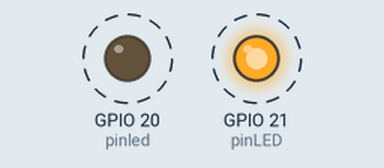
Recording of a program running on a simulated Raspberry Pi (BCM pin numbers). Shown: output pins drawn as LEDs (lit = HIGH). Dashed ring = blinking.

Above: at 0.1 s.
Timing chart, 0 to 3.0 s (numbered marks = the images above):
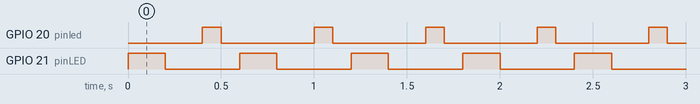

The program:

twocontro.py
```python
# 兩個ＬＥＤ兩的按鍵
import RPi.GPIO as GPIO
import time
pinLED = 21
pinled = 20

GPIO.setmode(GPIO.BCM)
GPIO.setup(pinLED,GPIO.OUT)
GPIO.setup(pinled,GPIO.OUT)
GPIO.output(pinLED,0)
GPIO.output(pinled,0)

try:
    while True:
        GPIO.output(pinLED,1)
        time.sleep(0.2)
        GPIO.output(pinLED,0)
        time.sleep(0.2)
        GPIO.output(pinled,1)
        time.sleep(0.1)
        GPIO.output(pinled,0)
        time.sleep(0.1)
except KeyboardInterrupt:
    pass
GPIO.cleanup()
```

Measured:
- by itself, GPIO 20 (pinled): alternates HIGH for 0.10 s and LOW for 0.50 s
- by itself, GPIO 21 (pinLED): alternates HIGH for 0.20 s and LOW for 0.40 s
- by itself, everything shown: repeats every 0.60 s, in 4 steps
